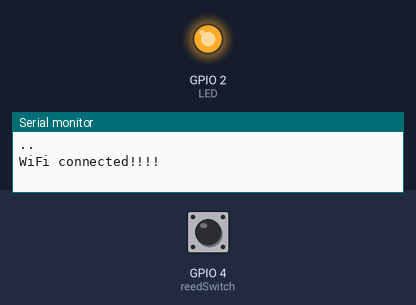
This sketch was run on a simulated ESP8266 (NodeMCU). Shown: output pins drawn as LEDs (lit = HIGH), the last lines printed to the serial monitor. The test bench sets the inputs (shaded band); at power-on: GPIO 4 (reedSwitch) HIGH. WiFi joins after 1.5 s; servers stay silent unless stated.

Above: at 3.2 s.
3.3 s: GPIO 4 (reedSwitch) pulled LOW for 0.15 s
At 3.7 s:
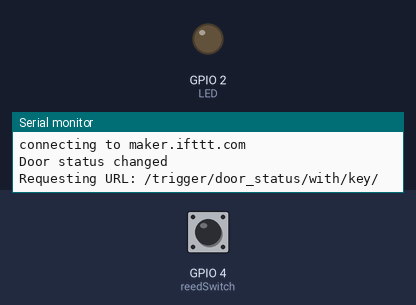
5.8 s: GPIO 4 (reedSwitch) pulled LOW for 3.2 s
At 9.3 s:
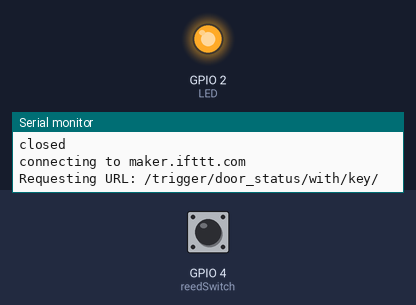
Timing chart, 0 to 10.8 s (numbered marks = the images above; inputs shaded):
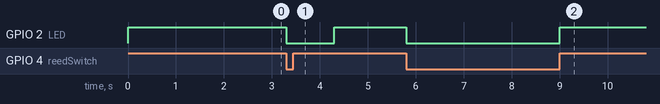

Measured:
- after the input at 3.3 s, GPIO 2 (LED): HIGH → LOW at once, → HIGH 1.0 s later
- after the input at 5.8 s, GPIO 2 (LED): HIGH → LOW at once, → HIGH 3.2 s later

The sketch:

ESP_Email_Door.ino
```cpp
#include <ESP8266WiFi.h>

const int reedSwitch = 4;
const int LED = 2;

// Detects whenever the door changed state
bool doorStatus = false;

// Holds reedswitch state (1=opened, 0=close)
bool state;
String doorState;

//check if change interval is longer than 500ms
unsigned long previousMillis = 0;
const long interval = 1000;

//wifi credentials
const char* WiFi_Name = "";
const char* Wifi_Password = "";
const char* IFTTT_API_key = "";
const char* host = "maker.ifttt.com";

//setup and conencting to wifi
void setup() {

  Serial.begin(9600); //debug

  //current door state
  pinMode(reedSwitch, INPUT_PULLUP);
  state = digitalRead(reedSwitch);

  //LED depends on the door state
  pinMode(LED, OUTPUT);
  digitalWrite(LED, state);

  // Set the reedswitch pin as interrupt, assign interrupt function and set CHANGE mode
  attachInterrupt(digitalPinToInterrupt(reedSwitch), changeDoorStatus, CHANGE);

  // Connect to Wi-Fi
  WiFi.begin (WiFi_Name, Wifi_Password);

  while (WiFi.status() != WL_CONNECTED) {
    delay(1000);
    Serial.print("."); // connecting
  }
  Serial.println("");
  Serial.println("WiFi connected!!!!"); // connected to wifi
}

//interrupt function
ICACHE_RAM_ATTR void changeDoorStatus() {
  Serial.println("Door status changed");
  doorStatus = true;
}

//update void
void loop() {

  if (doorStatus){
    unsigned long currentMillis = millis();
    if(currentMillis - previousMillis >= interval) { //this is so that updates aren't calLED rapidly but it waits 1500ms
      previousMillis = currentMillis;
      // If a state has occured, invert the current door state
      state = !state; // Invert door state
      if(state) {
        doorState = "closed";
      }
      else{
        doorState = "open";
      }

      //prints door state
      digitalWrite(LED, state);
      doorStatus = false;
      Serial.println(state);
      Serial.println(doorState);

      //Email part
      Serial.print("connecting to ");
      Serial.println(host);
      WiFiClient client;
      const int httpPort = 80;
      if (!client.connect(host, httpPort)) {
        Serial.println("connection unsuccesful");
        return;
      }

      String url = "/trigger/door_status/with/key/";
      url += IFTTT_API_key;

      // POST request
      Serial.print("Requesting URL: ");
      Serial.println(url);
      // Send the request to IFTTT
      client.print(String("POST ") + url + " HTTP/1.1\r\n" +
                          "Host: " + host + "\r\n" +
                          "Content-Type: application/x-www-form-urlencoded\r\n" +
                          "Content-Length: 13\r\n\r\n" +
                          "value1=" + doorState + "\r\n"); // email subject if door is "closed" or "open"
    }
  }
}
```
